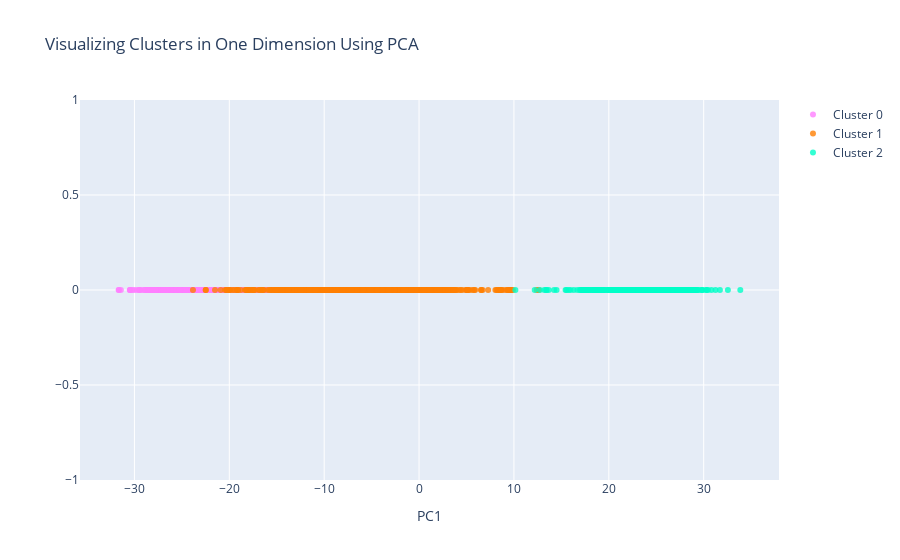

The code cell stored with this chart in its notebook:
### Code cell
#trace1 is for 'Cluster 0'
trace1 = go.Scatter(
                    x = cluster0["PC1_1d"],
                    y = cluster0["dummy"],
                    mode = "markers",
                    name = "Cluster 0",
                    marker = dict(color = 'rgba(255, 128, 255, 0.8)'),
                    text = None)

#trace2 is for 'Cluster 1'
trace2 = go.Scatter(
                    x = cluster1["PC1_1d"],
                    y = cluster1["dummy"],
                    mode = "markers",
                    name = "Cluster 1",
                    marker = dict(color = 'rgba(255, 128, 2, 0.8)'),
                    text = None)

#trace3 is for 'Cluster 2'
trace3 = go.Scatter(
                    x = cluster2["PC1_1d"],
                    y = cluster2["dummy"],
                    mode = "markers",
                    name = "Cluster 2",
                    marker = dict(color = 'rgba(0, 255, 200, 0.8)'),
                    text = None)

data = [trace1, trace2, trace3]

title = "Visualizing Clusters in One Dimension Using PCA"

layout = dict(title = title,
              xaxis= dict(title= 'PC1',ticklen= 5,zeroline= False),
              yaxis= dict(title= '',ticklen= 5,zeroline= False)
             )

fig = dict(data = data, layout = layout)

iplot(fig)

### Figure 1 — Plotly figure (JSON) as saved in the notebook; plotly's stock layout.template omitted (floating-point values rounded to 4 significant figures; data arrays with more than 128 entries replaced by an {"elided": "..."} marker saying what was removed)
{"data": [{"marker": {"color": "rgba(255, 128, 255, 0.8)"}, "mode": "markers", "name": "Cluster 0", "type": "scatter", "x": {"elided": "443 float values"}, "y": {"elided": "443 int values"}}, {"marker": {"color": "rgba(255, 128, 2, 0.8)"}, "mode": "markers", "name": "Cluster 1", "type": "scatter", "x": {"elided": "720 float values"}, "y": {"elided": "720 int values"}}, {"marker": {"color": "rgba(0, 255, 200, 0.8)"}, "mode": "markers", "name": "Cluster 2", "type": "scatter", "x": {"elided": "385 float values"}, "y": {"elided": "385 int values"}}], "layout": {"title": {"text": "Visualizing Clusters in One Dimension Using PCA"}, "xaxis": {"ticklen": 5, "title": {"text": "PC1"}, "zeroline": false}, "yaxis": {"ticklen": 5, "title": {"text": ""}, "zeroline": false}}}
